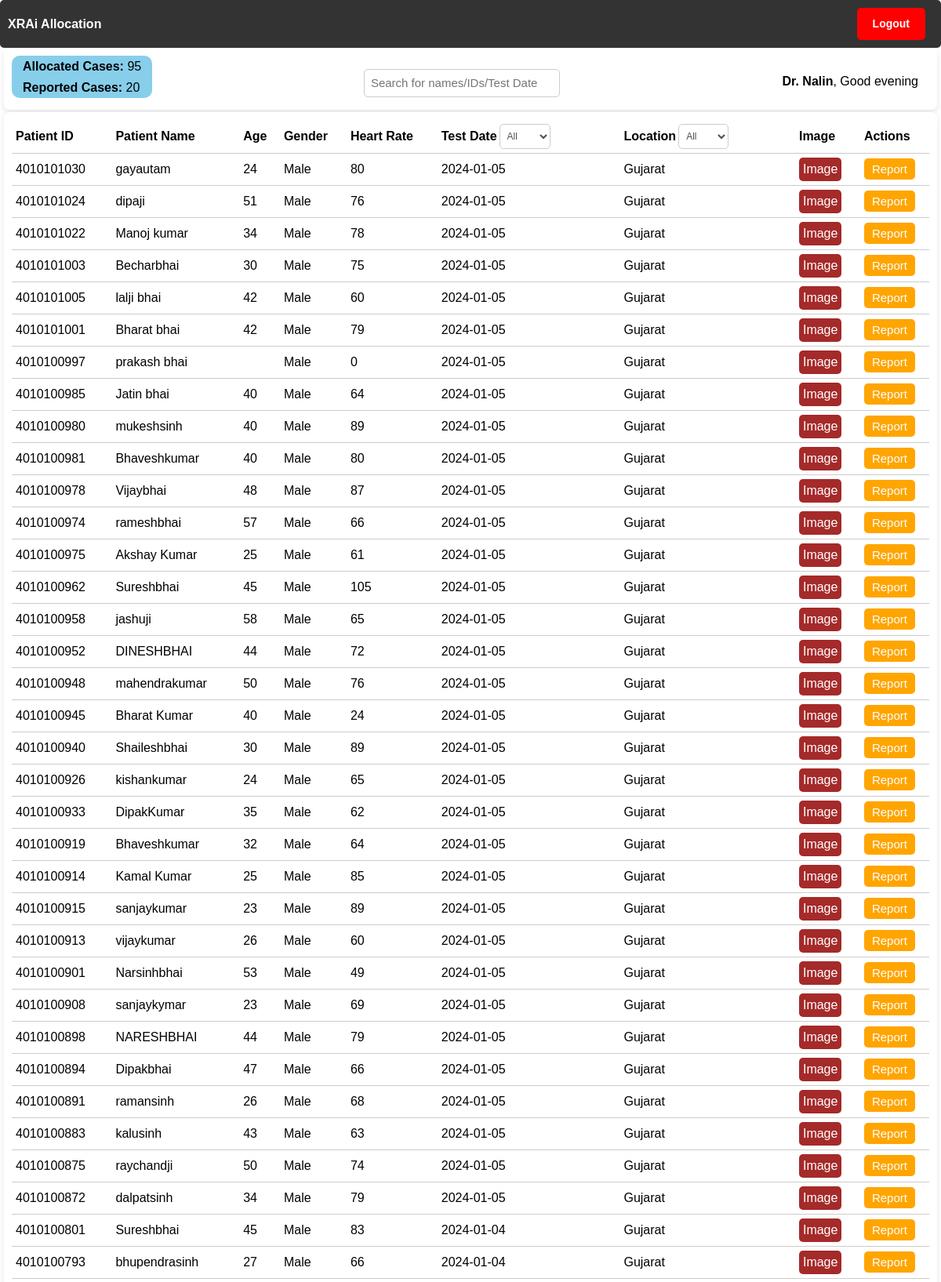
The app's page /ecgallocation (signed in, upper part) with its own data.
### users/models/patientdetails.py (models this page shows, shortened)
class PatientDetails(models.Model):
    GENDER_CHOICES = [
        ('Male', 'Male'),
        ('Female', 'Female'),
        ('Other', 'Other'),
    ]
    PatientId = models.CharField(max_length=50)
    PatientName = models.CharField(max_length=30)
    age = models.CharField(max_length=30)
    gender = models.CharField(max_length=15)
    HeartRate = models.CharField(max_length=30, null=True, blank=True)
    TestDate = models.CharField(max_length=20)
    ReportDate = models.CharField(max_length=20)
    PRInterval = models.CharField(max_length=30, null=True, blank=True)
    date = models.ForeignKey(Date, on_delete=models.CASCADE, default=None)
    reportimage = models.URLField(max_length=200, null=True, blank=True)
    cardiologist = models.ForeignKey(PersonalInfo, on_delete=models.SET_NULL, null=True, blank=True)
    isDone = models.BooleanField(default=False)

### users/models/Date.py (models this page shows, shortened)
class Date(models.Model):
    date_field = models.DateField()
    location = models.ForeignKey(Location, on_delete=models.CASCADE)

### users/models/Location.py (models this page shows)
class Location(models.Model):
    name = models.CharField(max_length=100)
    technician_name = models.CharField(max_length=100, default="Unknown Technician")
    city = models.ForeignKey(City, on_delete=models.CASCADE)
    def __str__(self):
        return self.name

### users/views.py (the view)
# urls.py: path('ecgallocation', views.ecgallocation, name='ecgallocation'),
@user_type_required('cardiologist')
def ecgallocation(request):
    cardiologist_group = Group.objects.get(name='cardiologist')
    current_user_personal_info = PersonalInfoModel.objects.get(user=request.user)
    allocated_to_current_user = PatientDetails.objects.filter(cardiologist=current_user_personal_info).order_by('-TestDate')
    unique_dates = set()
    for patient in allocated_to_current_user:
        unique_dates.add(patient.date.date_field)
    sorted_unique_dates = sorted(unique_dates, reverse=False)
    formatted_dates = [date.strftime('%Y-%m-%d') for date in sorted_unique_dates]
    unique_location = Location.objects.all()
    return render(request, 'users/ecgallocation.html', {'patients': allocated_to_current_user, 'Date': formatted_dates, 'Location': unique_location})

### users/views.py (called while the page is built)
def user_type_required(user_type):
    def decorator(view_func):
        @wraps(view_func)
        def _wrapped_view(request, *args, **kwargs):
            if request.user.is_authenticated and request.user.groups.filter(name=user_type).exists():
                return view_func(request, *args, **kwargs)
            else:
                return redirect('login')
        return _wrapped_view
    return decorator

### users/templates/users/ecgallocation.html (shortened to what this page needs)
<!DOCTYPE html>
<html>
{% load tz %} {% load static %}
<head>
  <link rel="stylesheet" href="{% static 'resource/css/main.css' %}" />
  <link rel="stylesheet" href="https://stackpath.bootstrapcdn.com/bootstrap/4.5.0/css/bootstrap.min.css" />
  <link rel="stylesheet" href="https://cdnjs.cloudflare.com/ajax/libs/font-awesome/4.7.0/css/font-awesome.min.css" />
</head>
<body>
  <nav class="navbar">
    <ul>
      <li>
        <a href="/allocation"><strong>XRAi Allocation</strong></a>
      </li>
    </ul>
    <ul>
      <li>
        <a href="/logout"><button class="logout-button btn btn-sm">
            <strong>Logout</strong>
          </button></a>
      </li>
    </ul>
  </nav>
  <div class="container">
    <div class="row">
      <div class="col-lg-12">
        <div class="card">
          <div class="card-body">
            <h1 class="header">
                <div class="row-container">
                  <div class="count-container">
                    <span id="count1"><strong>Allocated Cases:</strong> <span id="totalRowCount">0</span></span>
                    <span id="count2"><strong>Reported Cases:</strong> <span id="reportedRowCount">0</span></span>
                  </div>
                  <div class='search-google'>
                    <input type="text" id="myInput" onkeyup="myFunction()" placeholder="Search for names/IDs/Test Date"
                      title="Type in a name">
                  </div>
                  <div class="greeting" id="greeting">
                    {% if user %}
                    <h6>
                      <strong>{{ user.first_name }}</strong>,
                      <span id="greeting-text"></span>
                    </h6>
                    {% endif %}
                  </div>
                </div>
            </h1>
          </div>
        </div>
      </div>
    </div>
    <div class="card">
      <div class="card-body">
        <div class="table-container">
          <table id="patientTable">
            <thead>
              <tr>
                <th>Patient ID</th>
                <th>Patient Name</th>
                <th>Age</th>
                <th>Gender</th>
                <th>Heart Rate</th>
                <th>
                  <div class="filter-dropdown-container">
                    <div>Test Date</div>
                    <div class="dropdown-select1" id="filter-date-dropdown-date">
                      <select id="filter-date-select-date" class="form-control">
                        <option value="">All</option>
                      </select>
                    </div>
                  </div>
                  </div>
                <th>
                  <div class="filter-dropdown-container">
                    <div>Location</div>
                    <div class="dropdown-select1" id="filter-location-dropdown">
                      <select id="filter-location-select-location" class="form-control">
                        <option value="">All</option>
                      </select>
                    </div>
                  </div>
                </th>
                <th>Image</th>
                <th>Actions</th>
            <tbody>
              {% for patient in patients %}
              <tr class="patientRow" id="{{ patient.PatientId }}">
                <td>{{ patient.PatientId }}</td>
                <td>{{ patient.PatientName }}</td>
                <td>{{ patient.age }}</td>
                <td>{{ patient.gender }}</td>
                <td>{{ patient.HeartRate }}</td>
                <td>{{ patient.TestDate }}</td>
                <td>{{ patient.date.location.name }}</td>
                <td>
                  <a class="imageButton" target="_blank" href="{{ patient.reportimage }}">
                    Image
                  </a>
                </td>
                <td>
                  <a class="reportButton"
                    href="reporting-bot?data-patientid={{ patient.PatientId }}&data-patientname={{ patient.PatientName }}&data-age={{ patient.age }}&data-gender={{ patient.gender }}&data-heartrate={{ patient.HeartRate }}&data-printerval={{patient.PRInterval}}&data-testdate={{ patient.TestDate }}&data-reportdate={% now 'Y-m-d' %}&data-reportimage={{ patient.reportimage }}&data-location={{ patient.date.location.name }}"
                    data-patient-id="{{ patient.PatientId }}" data-patientname="{{ patient.PatientName }}"
                    data-age="{{ patient.age }}" data-gender="{{ patient.gender }}"
                    data-heartrate="{{ patient.HeartRate }}" data-printerval="{{ patient.PRInterval }}"
                    data-testdate="{{ patient.TestDate }}" data-reportdate="{% now 'Y-m-d' %}"
                    data-reportimage="{{ patient.reportimage }}" data-location="{{ patient.date.location.name }}" data-is-done="{{ patient.isDone }}"
                    onclick="changeButtonColor(this);">
                    {% if patient.isDone %}
                    Reported
                    {% else %}
                    Report
                    {% endif %}
                  </a>
                </td>
              </tr>
              {% endfor %}
            </tbody>
        </div>
      </div>
    </div>
</body>
</html>

### users/static/resource/css/main.css (style rules this page uses)
.container { margin-top: 20px; }

### users/templates/users/ecgallocation.html (style rules this page uses)
body { font-family: Arial, sans-serif; margin: 0; padding: 0; display: flex; min-height: 100vh; flex-direction: column; }
.container { margin: 0 auto; width: 100%; max-width: 100%; padding-left: 5px; padding-right: 5px; }
.card { border: none; border-radius: 7px; box-shadow: 0 4px 8px rgba(0, 0, 0, 0.1); margin-bottom: 3px; position: sticky; top: 0; z-index: 1; background-color: #fff; }
.card-body { padding: 10px; }
#count1 { padding: 10px; font-size: 25px; color: black; }
#count2 { padding: 10px; font-size: 25px; color: black; }
#totalRowCount { color: orange; }
#reportedRowCount { color: green; }
.header { margin-bottom: 5px; background-color: #fff; z-index: 10; position: sticky; top: 60px; }
table { width: 100%; border-collapse: collapse; background-color: #ccc; }
th, td { padding: 5px; text-align: left; border-bottom: 1px solid #ccc; }
th:last-child, td:last-child { border-right: none; }
th:first-child, td:first-child { position: sticky; left: 0; background-color: #fff; z-index: 1; }
td:first-child { z-index: 2; }
.table-container { height: 100%; overflow-y: auto; }
.dropdown-select1 { position: relative; }
.dropdown-select1 select { width: 70%; padding: 5px; font-size: 12px; border: 1px solid #ccc; border-radius: 5px; }
.greeting { margin-top: 18px; text-align: right; font-weight: bold; float: right; color: black; }
.filter-dropdown-container { display: flex; align-items: center; }
.reportButton { color: white; background-color: #ffa500; border: none; border-radius: 5px; padding: 5px 10px; font-size: 15px; cursor: pointer; }
.navbar { background-color: #333; color: #fff; padding: 10px; z-index: 999; display: flex; justify-content: space-between; align-items: center; position: sticky; top: 0; border-radius: 5px; }
.navbar ul { list-style-type: none; margin: 0; padding: 0; }
.navbar ul li { display: inline; margin-right: 10px; }
.navbar ul li a { color: #fff; text-decoration: none; }
.logout-button { background-color: red; color: white; padding: 10px 20px; border: none; border-radius: 5px; }
#patientTable { width: 100vw; background-color: white; color: black; }
#myInput { padding: 5px; font-size: 15px; width: 230px; }
.filter-dropdown-container>div { margin-right: 3px; }
.row-container { display: flex; align-items: center; justify-content: space-between; }
.count-container { display: flex; flex-direction: column; align-items: flex-start; background-color: skyblue; border-radius: 10px; font-family: 'Arial', sans-serif; }
#count1, #count2, .greeting { margin-right: 10px; margin-left: 10px; padding: 4px; font-size: 16px; }
#totalRowCount, #reportedRowCount { color: black; }
#myInput { padding: 8px; font-size: 15px; border: 1px solid #ccc; border-radius: 5px; width: 250px; }
a.imageButton { display: inline-block; padding: 3px 5px; background-color: brown; color: #ffffff; text-decoration: none; border-radius: 5px; cursor: pointer; transition: background-color 0.3s; }
a.reportButton { color: white; background-color: #ffa500; border: none; border-radius: 5px; padding: 5px 10px; font-size: 15px; cursor: pointer; text-decoration: none; transition: background-color 0.3s; }

### records on screen
PatientDetails: PatientId "4010101030", PatientName "gayautam", age "24", gender "Male", HeartRate "80", TestDate "2024-01-05", date.location.name "Gujarat", isDone "Report"
PatientDetails: PatientId "4010101024", PatientName "dipaji", age "51", gender "Male", HeartRate "76", TestDate "2024-01-05", date.location.name "Gujarat", isDone "Report"
PatientDetails: PatientId "4010101022", PatientName "Manoj kumar", age "34", gender "Male", HeartRate "78", TestDate "2024-01-05", date.location.name "Gujarat", isDone "Report"
PatientDetails: PatientId "4010101003", PatientName "Becharbhai", age "30", gender "Male", HeartRate "75", TestDate "2024-01-05", date.location.name "Gujarat", isDone "Report"
PatientDetails: PatientId "4010101005", PatientName "lalji bhai", age "42", gender "Male", HeartRate "60", TestDate "2024-01-05", date.location.name "Gujarat", isDone "Report"
PatientDetails: PatientId "4010101001", PatientName "Bharat bhai", age "42", gender "Male", HeartRate "79", TestDate "2024-01-05", date.location.name "Gujarat", isDone "Report"
PatientDetails: PatientId "4010100997", PatientName "prakash bhai", gender "Male", HeartRate "0", TestDate "2024-01-05", date.location.name "Gujarat", isDone "Report"
PatientDetails: PatientId "4010100985", PatientName "Jatin bhai", age "40", gender "Male", HeartRate "64", TestDate "2024-01-05", date.location.name "Gujarat", isDone "Report"
PatientDetails: PatientId "4010100980", PatientName "mukeshsinh", age "40", gender "Male", HeartRate "89", TestDate "2024-01-05", date.location.name "Gujarat", isDone "Report"
PatientDetails: PatientId "4010100981", PatientName "Bhaveshkumar", age "40", gender "Male", HeartRate "80", TestDate "2024-01-05", date.location.name "Gujarat", isDone "Report"
PatientDetails: PatientId "4010100978", PatientName "Vijaybhai", age "48", gender "Male", HeartRate "87", TestDate "2024-01-05", date.location.name "Gujarat", isDone "Report"
PatientDetails: PatientId "4010100974", PatientName "rameshbhai", age "57", gender "Male", HeartRate "66", TestDate "2024-01-05", date.location.name "Gujarat", isDone "Report"
PatientDetails: PatientId "4010100975", PatientName "Akshay Kumar", age "25", gender "Male", HeartRate "61", TestDate "2024-01-05", date.location.name "Gujarat", isDone "Report"
PatientDetails: PatientId "4010100962", PatientName "Sureshbhai", age "45", gender "Male", HeartRate "105", TestDate "2024-01-05", date.location.name "Gujarat", isDone "Report"
PatientDetails: PatientId "4010100958", PatientName "jashuji", age "58", gender "Male", HeartRate "65", TestDate "2024-01-05", date.location.name "Gujarat", isDone "Report"
PatientDetails: PatientId "4010100952", PatientName "DINESHBHAI", age "44", gender "Male", HeartRate "72", TestDate "2024-01-05", date.location.name "Gujarat", isDone "Report"
PatientDetails: PatientId "4010100948", PatientName "mahendrakumar", age "50", gender "Male", HeartRate "76", TestDate "2024-01-05", date.location.name "Gujarat", isDone "Report"
PatientDetails: PatientId "4010100945", PatientName "Bharat Kumar", age "40", gender "Male", HeartRate "24", TestDate "2024-01-05", date.location.name "Gujarat", isDone "Report"
PatientDetails: PatientId "4010100940", PatientName "Shaileshbhai", age "30", gender "Male", HeartRate "89", TestDate "2024-01-05", date.location.name "Gujarat", isDone "Report"
PatientDetails: PatientId "4010100926", PatientName "kishankumar", age "24", gender "Male", HeartRate "65", TestDate "2024-01-05", date.location.name "Gujarat", isDone "Report"
PatientDetails: PatientId "4010100933", PatientName "DipakKumar", age "35", gender "Male", HeartRate "62", TestDate "2024-01-05", date.location.name "Gujarat", isDone "Report"
PatientDetails: PatientId "4010100919", PatientName "Bhaveshkumar", age "32", gender "Male", HeartRate "64", TestDate "2024-01-05", date.location.name "Gujarat", isDone "Report"
PatientDetails: PatientId "4010100914", PatientName "Kamal Kumar", age "25", gender "Male", HeartRate "85", TestDate "2024-01-05", date.location.name "Gujarat", isDone "Report"
PatientDetails: PatientId "4010100915", PatientName "sanjaykumar", age "23", gender "Male", HeartRate "89", TestDate "2024-01-05", date.location.name "Gujarat", isDone "Report"
PatientDetails: PatientId "4010100913", PatientName "vijaykumar", age "26", gender "Male", HeartRate "60", TestDate "2024-01-05", date.location.name "Gujarat", isDone "Report"
PatientDetails: PatientId "4010100901", PatientName "Narsinhbhai", age "53", gender "Male", HeartRate "49", TestDate "2024-01-05", date.location.name "Gujarat", isDone "Report"
PatientDetails: PatientId "4010100908", PatientName "sanjaykymar", age "23", gender "Male", HeartRate "69", TestDate "2024-01-05", date.location.name "Gujarat", isDone "Report"
PatientDetails: PatientId "4010100898", PatientName "NARESHBHAI", age "44", gender "Male", HeartRate "79", TestDate "2024-01-05", date.location.name "Gujarat", isDone "Report"
PatientDetails: PatientId "4010100894", PatientName "Dipakbhai", age "47", gender "Male", HeartRate "66", TestDate "2024-01-05", date.location.name "Gujarat", isDone "Report"
PatientDetails: PatientId "4010100891", PatientName "ramansinh", age "26", gender "Male", HeartRate "68", TestDate "2024-01-05", date.location.name "Gujarat", isDone "Report"
PatientDetails: PatientId "4010100883", PatientName "kalusinh", age "43", gender "Male", HeartRate "63", TestDate "2024-01-05", date.location.name "Gujarat", isDone "Report"
PatientDetails: PatientId "4010100875", PatientName "raychandji", age "50", gender "Male", HeartRate "74", TestDate "2024-01-05", date.location.name "Gujarat", isDone "Report"
PatientDetails: PatientId "4010100872", PatientName "dalpatsinh", age "34", gender "Male", HeartRate "79", TestDate "2024-01-05", date.location.name "Gujarat", isDone "Report"
PatientDetails: PatientId "4010100801", PatientName "Sureshbhai", age "45", gender "Male", HeartRate "83", TestDate "2024-01-04", date.location.name "Gujarat", isDone "Report"
PatientDetails: PatientId "4010100793", PatientName "bhupendrasinh", age "27", gender "Male", HeartRate "66", TestDate "2024-01-04", date.location.name "Gujarat", isDone "Report"

### other values on screen
{{ user.first_name }} "Dr. Nalin"
